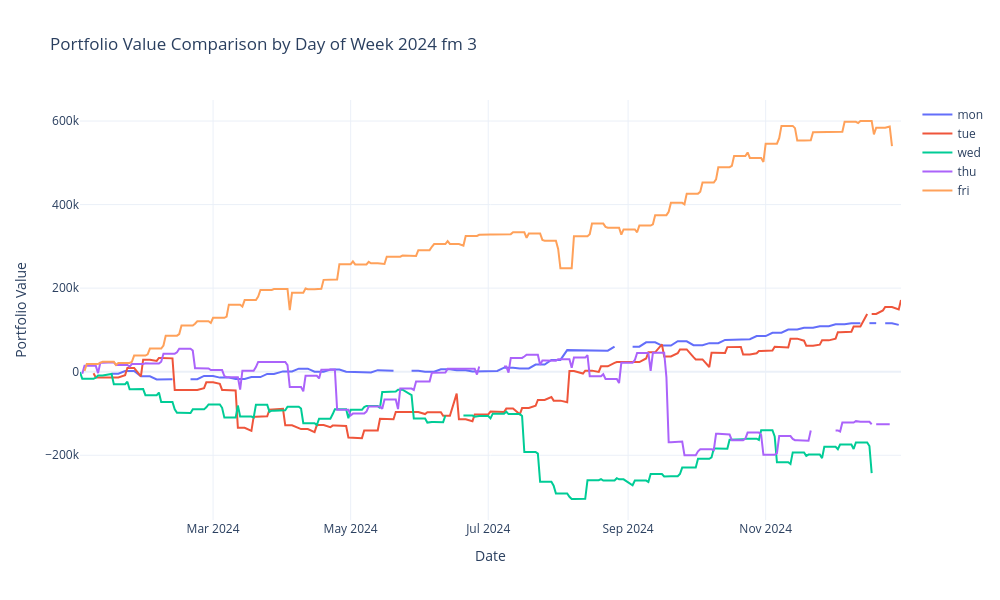

Notebook source saved alongside this figure:
### Code cell
import pandas as pd
import plotly.graph_objects as go
import os

def extract_daily_close(folder_path):
    csv_files = sorted(
        [f for f in os.listdir(folder_path) if f.endswith('.csv')],
        key=lambda x: pd.to_datetime(x.replace('.csv', ''), format='%Y%m%d')
    )

    daily_data = []

    for file in csv_files:
        file_path = os.path.join(folder_path, file)
        
        try:
            df = pd.read_csv(file_path)

            if 'timestamp' not in df.columns or 'portfolio_value' not in df.columns:
                continue

            if df['portfolio_value'].fillna(0).eq(0).all():
                continue

            last_row = df[['timestamp', 'portfolio_value']].iloc[[-1]].copy()
            last_row['date'] = pd.to_datetime(file.replace('.csv', ''), format='%Y%m%d')
            daily_data.append(last_row)

        except Exception as e:
            continue

    if not daily_data:
        return pd.DataFrame()

    result_df = pd.concat(daily_data)[['date', 'portfolio_value']]
    return result_df

# Base path for strategy folders
base_path = "/media/dell/548d4dc2-4844-4adb-8b24-7b412b8f3455/0DT_Settelment_Backtest/HFT-Options-EIS-Global/tradelib/outputs/all_years/2024"
days = ["MON", "TUE", "WED", "THU", "FRI"]
strategy_data = []

# Extract and rename strategy data for each weekday
for day in days:
    folder_path = os.path.join(base_path, f"{day}_3_SPXW_DAY_OF_WEEK_DELTA_CONDOR_STRATEGY/consolidated_store")
    df = extract_daily_close(folder_path)
    if not df.empty:
        df = df.rename(columns={"portfolio_value": day})
        strategy_data.append(df)

# Merge all strategies on the 'date' column
from functools import reduce
equity_combined = reduce(lambda left, right: pd.merge(left, right, on='date', how='outer'), strategy_data)
equity_combined = equity_combined.sort_values(by='date')

# Plot using Plotly
fig = go.Figure()

for day in days:
    if day in equity_combined.columns:
        fig.add_trace(go.Scatter(x=equity_combined['date'], y=equity_combined[day], mode='lines', name=day.lower()))

fig.update_layout(
    title='Portfolio Value Comparison by Day of Week 2024 fm 3',
    xaxis_title='Date',
    yaxis_title='Portfolio Value',
    template='plotly_white',
    height=600,
    width=1000
)

fig.show()

### Figure 1 — Plotly figure (JSON) as saved in the notebook; plotly's stock layout.template omitted (floating-point values rounded to 4 significant figures; data arrays with more than 128 entries replaced by an {"elided": "..."} marker saying what was removed)
{"data": [{"mode": "lines", "name": "mon", "type": "scatter", "x": {"elided": "251 str values"}, "y": {"elided": "251 float values"}}, {"mode": "lines", "name": "tue", "type": "scatter", "x": {"elided": "251 str values"}, "y": {"elided": "251 float values"}}, {"mode": "lines", "name": "wed", "type": "scatter", "x": {"elided": "251 str values"}, "y": {"elided": "251 float values"}}, {"mode": "lines", "name": "thu", "type": "scatter", "x": {"elided": "251 str values"}, "y": {"elided": "251 float values"}}, {"mode": "lines", "name": "fri", "type": "scatter", "x": {"elided": "251 str values"}, "y": {"elided": "251 float values"}}], "layout": {"height": 600, "title": {"text": "Portfolio Value Comparison by Day of Week 2024 fm 3"}, "width": 1000, "xaxis": {"title": {"text": "Date"}}, "yaxis": {"title": {"text": "Portfolio Value"}}}}
